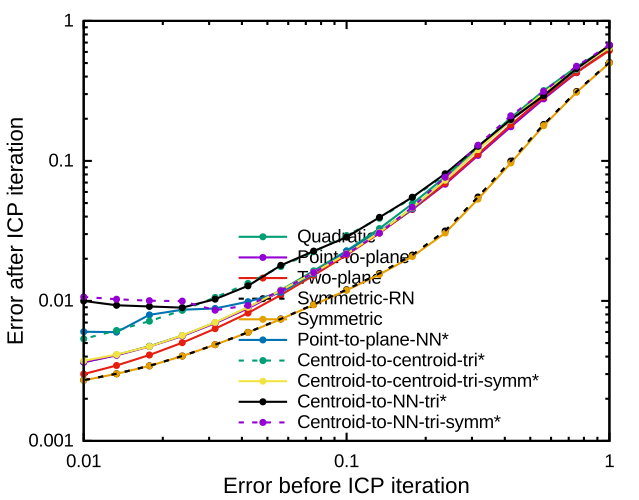

Source code (gnuplot):
set term pdf lw 3 size 6.4,5.0 font "Helvetica,20"
set out "icpconvergence_bun2_bun4_ncf.pdf"
set style data linespoints
set log
set key bottom right reverse Left nobox
set xlabel "Error before ICP iteration" offset 0,0.3 font "Helvetica,24"
set ylabel "Error after ICP iteration" offset 1.3,0 font "Helvetica,24"
set format "%g"
plot \
 "bun2_bun4_5_1000.txt"   lc 2      pt 7 ps 0.6 title "Quadratic", \
 "bun2_bun4_1_1000.txt"   lc 1      pt 7 ps 0.6 title "Point-to-plane", \
 "bun2_bun4_3_1000.txt"   lc 7      pt 7 ps 0.6 title "Two-plane", \
 "bun2_bun4_4_1000.txt"   lc 8 dt 2 pt 7 ps 0.6 title "Symmetric-RN", \
 "bun2_bun4_2_1000.txt"   lc 4      pt 7 ps 0.6 title "Symmetric", \
 "bun2_bun4_4_1000.txt"  with lines lc 8 dt 2 notitle, \
 "bun2_bun4_9_30.txt"   lc 6      pt 7 ps 0.6 title "Point-to-plane-NN*", \
 "bun2_bun4_11_100.txt" lc 2 dt 2 pt 7 ps 0.6 title "Centroid-to-centroid-tri*", \
 "bun2_bun4_12_1000.txt" lc 5      pt 7 ps 0.6 title "Centroid-to-centroid-tri-symm*", \
 "bun2_bun4_15_50.txt" lc 8      pt 7 ps 0.6 title "Centroid-to-NN-tri*", \
 "bun2_bun4_16_50.txt" lc 1 dt 2 pt 7 ps 0.6 title "Centroid-to-NN-tri-symm*"
